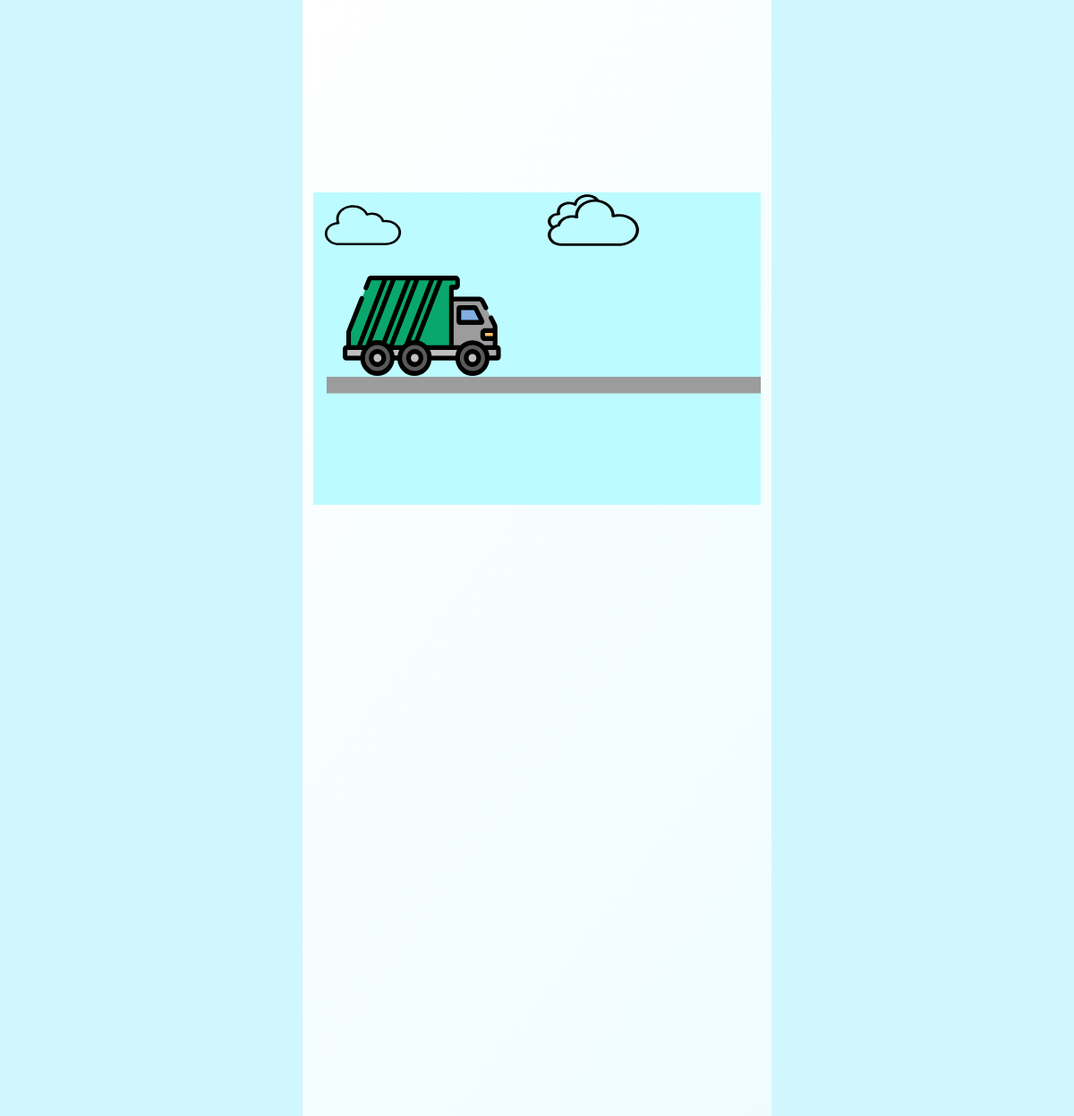
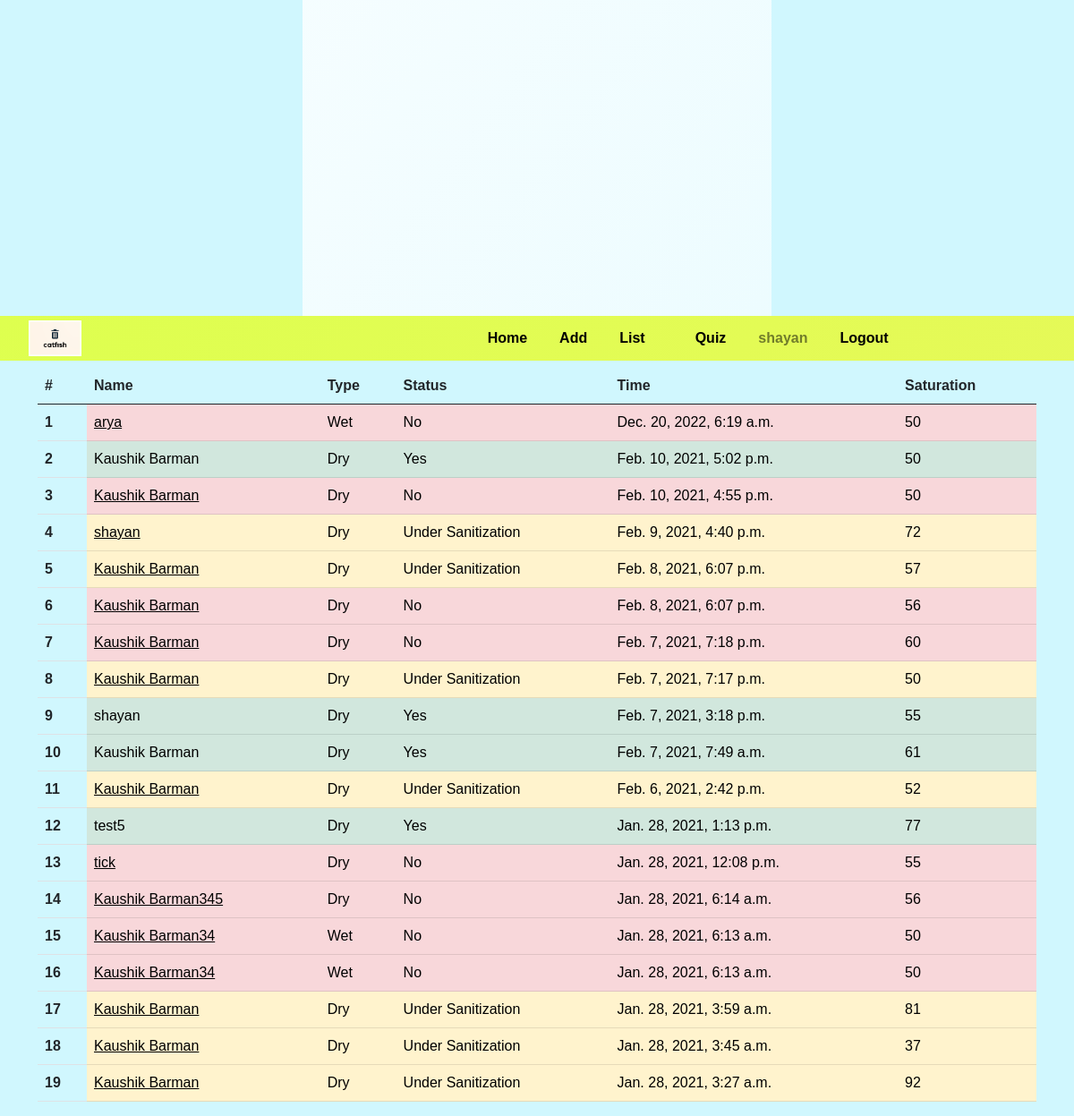
The page /list (signed in) on the database its author committed (2 pictures, top to bottom).
### feed/models.py (models this page shows, shortened)
class Locations(models.Model):
    name = models.CharField(max_length=200)
    locator_user = models.ForeignKey(User,on_delete=models.CASCADE)
    locator_mail = models.CharField(max_length=200)
    sanitized = models .CharField(max_length=200, default="No")
    sanitizer_mail = models.CharField(max_length=200, blank = True, null=True)
    garbageType = models.CharField(max_length=50)
    coordinates_lat = models.CharField(max_length=200)
    coordinates_lng =models.CharField(max_length=200)
    saturation = models.CharField(max_length = 200)
    time = models.DateTimeField(auto_now_add=True)

### feed/views.py (the view)
# urls.py: path('list', views.list,name='list'),
def list(request):
    locations = Locations.objects.all().order_by("-time")
    context={
        "locations":locations
    }
    return render (request,'list_.html', context)

### templates/list_.html (shortened to what this page needs)
{% load static %}
<!DOCTYPE html>
<html lang="en">
<head>
    <link href="https://cdn.jsdelivr.net/npm/bootstrap@5.0.0-beta1/dist/css/bootstrap.min.css" rel="stylesheet">
    <link rel="stylesheet" href="{% static 'style_f.css' %}">
  </head>
<body>
  <div style="width: fit-content;
  height: 200vh;"  class="container-fluid loader">
</div>
<section id="nav-bar">
  <nav class="navbar navbar-expand-lg navbar-light bg-light">
    <div class="container-fluid">
      <a class="navbar-brand" href="{% url 'home' %}"><img src="{% static 'SanijunkFunky.png' %}" alt=""></a>
      <div class="collapse navbar-collapse" id="navbarSupportedContent">
        <ul style="margin-left: 35vw;" class="navbar-nav me-auto mb-2 mb-lg-0">
          <li class="nav-item">
            <a class="nav-link active" aria-current="page" href="{% url 'home' %}">Home</a>
          </li>
          <li class="nav-item">
            <a class="nav-link" href="{% url 'add_location' %}">Add</a>
          </li>
          <li class="nav-item">
            <a class="nav-link" href="{% url 'list' %}">List</a>
          </li>
          <li class="nav-item">
          </li>
          <li class="nav-item">
            <a class="nav-link" href="{% url 'quiz' %}">Quiz</a>
          </li>
          {% if request.user.is_authenticated  %}
          <li class="nav-item">
            <a style="opacity: .5;" class="nav-link" href="#">{{request.user.username}}</a>
          </li>
          <li class="nav-item">
            <a class="nav-link " href="{% url 'logout' %}" tabindex="-1" aria-disabled="true">Logout</a>
          </li>
          {% else %}
          <li class="nav-item">
            <a class="nav-link"  href="{% url 'signup_home' %}" tabindex="-1" aria-disabled="true">Login</a>
          </li>
          {% endif %}
        </ul>
      </div>
    </div>
  </nav>
  </section>
    <div class="container mt-2">
        <div class="table-responsive">
        <table class="table">
            <thead>
              <tr>
                <th scope="col">#</th>
                <th scope="col">Name</th>
                <th scope="col">Type</th>
                <th scope="col">Status</th>
                <th scope="col">Time</th>
                <th scope="col">Saturation</th>
              </tr>
            </thead>
            <tbody>
                {% for location in locations %}
                {% if location.sanitized == "Yes" %}
              <tr>
                <th scope="row">{{forloop.counter}}</th>
                <td class="table-success">{{location.name}}</td>
                <td class="table-success">{{location.garbageType}}</td>
                <td class="table-success">{{location.sanitized}}</td>
                <td class="table-success">{{location.time}}</td>
                <td class="table-success">{{location.saturation}}</td>
              </tr>
              {% endif %}
              {% if location.sanitized == "No" %}
              <tr>
                <th scope="row">{{forloop.counter}}</th>
                <td class="table-danger"><a href="{% url 'details' location.pk %}">{{location.name}}</a></td>
                <td class="table-danger">{{location.garbageType}}</td>
                <td class="table-danger">{{location.sanitized}}</td>
                <td class="table-danger">{{location.time}}</td>
                <td class="table-danger">{{location.saturation}}</td>
              </tr>
              {% endif %}
              {% if location.sanitized == "Under Sanitization" %}
              <tr>
                <th scope="row">{{forloop.counter}}</th>
                <td class="table-warning"><a href="{% url 'details' location.pk %}">{{location.name}}</a></td>
                <td class="table-warning">{{location.garbageType}}</td>
                <td class="table-warning">{{location.sanitized}}</td>
                <td class="table-warning">{{location.time}}</td>
                <td class="table-warning">{{location.saturation}}</td>
              </tr>
              {% endif %}
              {% endfor %}
            </tbody>
          </table>
        </div>
    </div>
</body>
</html>

### static/style_f.css (style rules this page uses)
* { margin: 0; padding: 0; }
a { color:black; }
body { font-family:sans-serif ; }
#nav-bar { position: sticky; top: 0; z-index: 10; }
.navbar { padding: 0 !important; }
.navbar { background: linear-gradient(318deg, #fbe872, #deff4f); background-size: 400% 400%; -webkit-animation: AnimationName 3s ease infinite; -moz-animation: AnimationName 3s ease infinite; animation: AnimationName 3s ease infinite; }
.navbar-brand img { height: 40px; padding-left: 20px; }
.navbar-nav li { padding:0 10px; }
.navbar-nav li a { color:#fff !important; font-weight:600; float: right; text-align: left; }
.navbar-nav li a { color: black !important; font-weight: 600; float: right; text-align: left; }

### templates/list_.html (style rules this page uses)
body { background: #d0f7fe; }
.loader { background: linear-gradient(307deg, #b6f3fe, #ffffff); background-size: 400% 400%; -webkit-animation: AnimationName 3s ease infinite; -moz-animation: AnimationName 3s ease infinite; animation: AnimationName 3s ease infinite; }

### rows shown on the page
Locations: name "arya", garbageType "Wet", sanitized "No", time "Dec. 20, 2022, 6:19 a.m.", saturation "50"
Locations: name "Kaushik Barman", garbageType "Dry", sanitized "Yes", time "Feb. 10, 2021, 5:02 p.m.", saturation "50"
Locations: name "Kaushik Barman", garbageType "Dry", sanitized "No", time "Feb. 10, 2021, 4:55 p.m.", saturation "50"
Locations: name "shayan", garbageType "Dry", sanitized "Under Sanitization", time "Feb. 9, 2021, 4:40 p.m.", saturation "72"
Locations: name "Kaushik Barman", garbageType "Dry", sanitized "Under Sanitization", time "Feb. 8, 2021, 6:07 p.m.", saturation "57"
Locations: name "Kaushik Barman", garbageType "Dry", sanitized "No", time "Feb. 8, 2021, 6:07 p.m.", saturation "56"
Locations: name "Kaushik Barman", garbageType "Dry", sanitized "No", time "Feb. 7, 2021, 7:18 p.m.", saturation "60"
Locations: name "Kaushik Barman", garbageType "Dry", sanitized "Under Sanitization", time "Feb. 7, 2021, 7:17 p.m.", saturation "50"
Locations: name "shayan", garbageType "Dry", sanitized "Yes", time "Feb. 7, 2021, 3:18 p.m.", saturation "55"
Locations: name "Kaushik Barman", garbageType "Dry", sanitized "Yes", time "Feb. 7, 2021, 7:49 a.m.", saturation "61"
Locations: name "Kaushik Barman", garbageType "Dry", sanitized "Under Sanitization", time "Feb. 6, 2021, 2:42 p.m.", saturation "52"
Locations: name "test5", garbageType "Dry", sanitized "Yes", time "Jan. 28, 2021, 1:13 p.m.", saturation "77"
Locations: name "tick", garbageType "Dry", sanitized "No", time "Jan. 28, 2021, 12:08 p.m.", saturation "55"
Locations: name "Kaushik Barman345", garbageType "Dry", sanitized "No", time "Jan. 28, 2021, 6:14 a.m.", saturation "56"
Locations: name "Kaushik Barman34", garbageType "Wet", sanitized "No", time "Jan. 28, 2021, 6:13 a.m.", saturation "50"
Locations: name "Kaushik Barman34", garbageType "Wet", sanitized "No", time "Jan. 28, 2021, 6:13 a.m.", saturation "50"
Locations: name "Kaushik Barman", garbageType "Dry", sanitized "Under Sanitization", time "Jan. 28, 2021, 3:59 a.m.", saturation "81"
Locations: name "Kaushik Barman", garbageType "Dry", sanitized "Under Sanitization", time "Jan. 28, 2021, 3:45 a.m.", saturation "37"
Locations: name "Kaushik Barman", garbageType "Dry", sanitized "Under Sanitization", time "Jan. 28, 2021, 3:27 a.m.", saturation "92"

### other values the page prints
{{ request.user.username }} "shayan"
